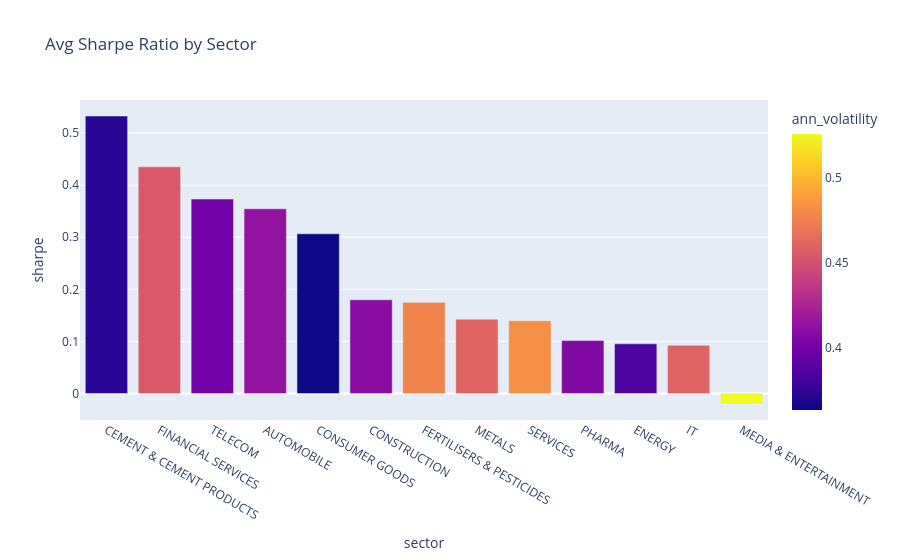

Here is the notebook cell this chart was saved with:
### Code cell
fig = px.bar(sector_risk.reset_index(), x='sector', y='sharpe',
             color='ann_volatility', title='Avg Sharpe Ratio by Sector')
fig.show()

### Figure 1 — Plotly figure (JSON) as saved in the notebook; plotly's stock layout.template omitted (floating-point values rounded to 4 significant figures)
{"data": [{"hovertemplate": "sector=%{x}<br>sharpe=%{y}<br>ann_volatility=%{marker.color}<extra></extra>", "legendgroup": "", "marker": {"color": [0.3726, 0.4551, 0.3999, 0.4137, 0.3636, 0.4094, 0.4771, 0.4605, 0.4821, 0.4061, 0.3842, 0.4601, 0.5258], "coloraxis": "coloraxis", "pattern": {"shape": ""}}, "name": "", "orientation": "v", "showlegend": false, "textposition": "auto", "type": "bar", "x": ["CEMENT & CEMENT PRODUCTS", "FINANCIAL SERVICES", "TELECOM", "AUTOMOBILE", "CONSUMER GOODS", "CONSTRUCTION", "FERTILISERS & PESTICIDES", "METALS", "SERVICES", "PHARMA", "ENERGY", "IT", "MEDIA & ENTERTAINMENT"], "xaxis": "x", "y": [0.5326, 0.435, 0.3732, 0.3547, 0.3066, 0.18, 0.1752, 0.1428, 0.14, 0.1017, 0.09542, 0.09266, -0.02004], "yaxis": "y"}], "layout": {"barmode": "relative", "coloraxis": {"colorbar": {"title": {"text": "ann_volatility"}}, "colorscale": [[0, "#0d0887"], [0.1111, "#46039f"], [0.2222, "#7201a8"], [0.3333, "#9c179e"], [0.4444, "#bd3786"], [0.5556, "#d8576b"], [0.6667, "#ed7953"], [0.7778, "#fb9f3a"], [0.8889, "#fdca26"], [1, "#f0f921"]]}, "legend": {"tracegroupgap": 0}, "title": {"text": "Avg Sharpe Ratio by Sector"}, "xaxis": {"anchor": "y", "domain": [0, 1], "title": {"text": "sector"}}, "yaxis": {"anchor": "x", "domain": [0, 1], "title": {"text": "sharpe"}}}}
